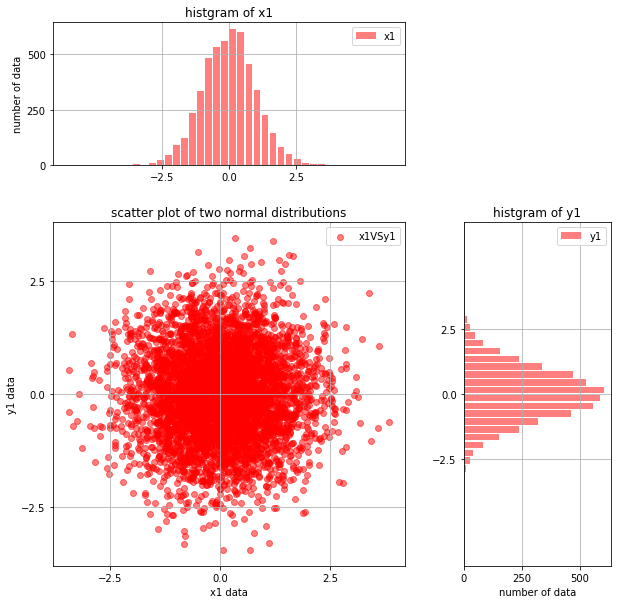

Here is the Python script that generated this plot:
#%%
import numpy as np
import matplotlib.pyplot as plt
from matplotlib.gridspec import GridSpec as gridspec

x1 = np.random.normal(0, 1, 5000)
y1 = np.random.normal(0, 1, 5000)

fig = plt.figure(figsize=(10,10))
gs = gridspec(3,3)

ss1 = gs.new_subplotspec((0,0), colspan = 2)
ss2 = gs.new_subplotspec((1,0), rowspan = 2, colspan = 2)
ss3 = gs.new_subplotspec((1,2), rowspan = 2)

ax1 = plt.subplot(ss1)
ax2 = plt.subplot(ss2)
ax3 = plt.subplot(ss3)

plt.subplots_adjust(wspace=0.4, hspace=0.4)

ax1.set_title('histgram of x1')
ax1.set_ylabel('number of data')
ax2.set_title('scatter plot of two normal distributions')
ax2.set_xlabel('x1 data')
ax2.set_ylabel('y1 data')
ax3.set_title('histgram of y1')
ax3.set_xlabel('number of data')

ax1.set_xticks(np.arange(-2.5, 2.6, 2.5))
ax1.set_yticks(np.arange(0, 501, 250))
ax2.set_xticks(np.arange(-5.0, 5.1, 2.5))
ax2.set_yticks(np.arange(-5.0, 5.1, 2.5))
ax3.set_yticks(np.arange(-2.5, 2.6, 2.5))
ax3.set_xticks(np.arange(0, 501, 250))

x1_hist, x1_bins = np.histogram(x1, bins = 40, range = (-6,6))
y1_hist, y1_bins = np.histogram(y1, bins = 40, range = (-6,6))
newX1 = [(x1_bins[i-1]+x1_bins[i])/2 for i in range(1, len(x1_bins))]
newY1 = [(y1_bins[i-1]+y1_bins[i])/2 for i in range(1, len(y1_bins))]

ax1.bar(newX1, x1_hist, width = 0.25, color = 'r', alpha = 0.5, label = 'x1')
ax2.scatter(x1, y1, color = 'r', alpha = 0.5, label = 'x1VSy1')
ax3.barh(newY1, y1_hist, height = 0.25, color = 'r', alpha = 0.5, label = 'y1')

ax1.legend()
ax2.legend()
ax3.legend()

ax1.grid()
ax2.grid()
ax3.grid()

# %%
